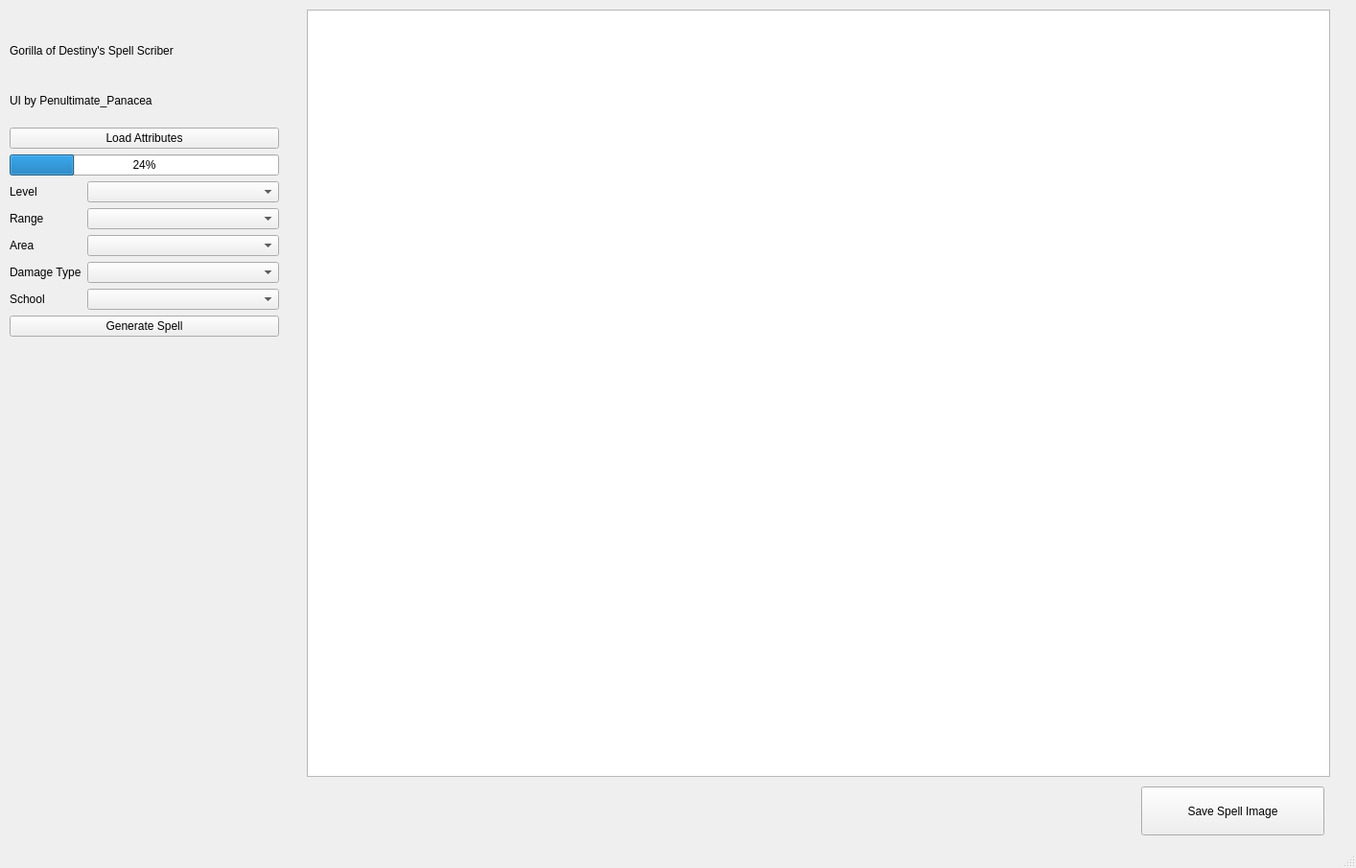
<?xml version="1.0" encoding="UTF-8"?>
<ui version="4.0">
 <class>MainWindow</class>
 <widget class="QMainWindow" name="MainWindow">
  <property name="geometry">
   <rect>
    <x>0</x>
    <y>0</y>
    <width>1414</width>
    <height>905</height>
   </rect>
  </property>
  <property name="windowTitle">
   <string>MainWindow</string>
  </property>
  <widget class="QWidget" name="centralwidget">
   <widget class="QGraphicsView" name="spellDisplay">
    <property name="geometry">
     <rect>
      <x>320</x>
      <y>10</y>
      <width>1067</width>
      <height>800</height>
     </rect>
    </property>
    <property name="autoFillBackground">
     <bool>false</bool>
    </property>
    <property name="lineWidth">
     <number>6</number>
    </property>
   </widget>
   <widget class="QPushButton" name="saveSpellImage">
    <property name="geometry">
     <rect>
      <x>1190</x>
      <y>820</y>
      <width>191</width>
      <height>51</height>
     </rect>
    </property>
    <property name="text">
     <string>Save Spell Image</string>
    </property>
   </widget>
   <widget class="QWidget" name="">
    <property name="geometry">
     <rect>
      <x>10</x>
      <y>30</y>
      <width>281</width>
      <height>321</height>
     </rect>
    </property>
    <layout class="QVBoxLayout" name="verticalLayout">
     <item>
      <widget class="QLabel" name="label_6">
       <property name="text">
        <string>Gorilla of Destiny's Spell Scriber</string>
       </property>
      </widget>
     </item>
     <item>
      <widget class="QLabel" name="label_7">
       <property name="text">
        <string>UI by Penultimate_Panacea</string>
       </property>
      </widget>
     </item>
     <item>
      <widget class="QPushButton" name="loadAttributesButton">
       <property name="text">
        <string>Load Attributes</string>
       </property>
      </widget>
     </item>
     <item>
      <widget class="QProgressBar" name="progressBarAttributeLoad">
       <property name="value">
        <number>24</number>
       </property>
      </widget>
     </item>
     <item>
      <layout class="QFormLayout" name="formLayout">
       <item row="0" column="0">
        <widget class="QLabel" name="label">
         <property name="text">
          <string>Level</string>
         </property>
        </widget>
       </item>
       <item row="0" column="1">
        <widget class="QComboBox" name="levelComboBox"/>
       </item>
       <item row="1" column="0">
        <widget class="QLabel" name="label_2">
         <property name="text">
          <string>Range</string>
         </property>
        </widget>
       </item>
       <item row="1" column="1">
        <widget class="QComboBox" name="rangeComboBox"/>
       </item>
       <item row="2" column="0">
        <widget class="QLabel" name="label_3">
         <property name="text">
          <string>Area</string>
         </property>
        </widget>
       </item>
       <item row="2" column="1">
        <widget class="QComboBox" name="areaComboBox"/>
       </item>
       <item row="3" column="0">
        <widget class="QLabel" name="label_4">
         <property name="text">
          <string>Damage Type</string>
         </property>
        </widget>
       </item>
       <item row="3" column="1">
        <widget class="QComboBox" name="damageComboBox"/>
       </item>
       <item row="4" column="0">
        <widget class="QLabel" name="label_5">
         <property name="text">
          <string>School</string>
         </property>
        </widget>
       </item>
       <item row="4" column="1">
        <widget class="QComboBox" name="schoolComboBox"/>
       </item>
      </layout>
     </item>
     <item>
      <widget class="QPushButton" name="generateSpell">
       <property name="text">
        <string>Generate Spell</string>
       </property>
       <property name="default">
        <bool>false</bool>
       </property>
       <property name="flat">
        <bool>false</bool>
       </property>
      </widget>
     </item>
    </layout>
   </widget>
  </widget>
  <widget class="QStatusBar" name="statusbar"/>
 </widget>
 <resources/>
 <connections/>
</ui>
